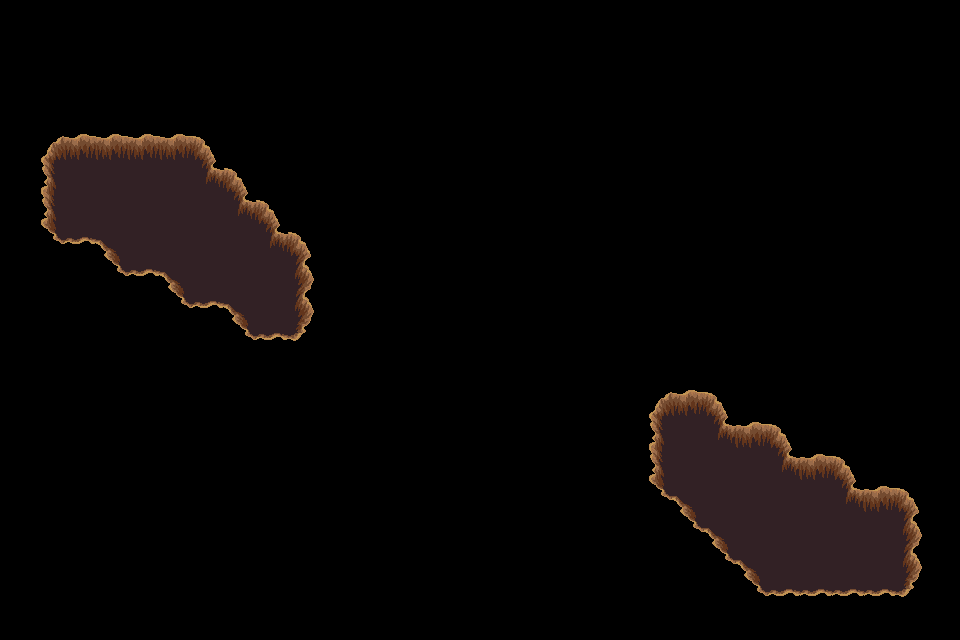

A level layout from a 2D game, rendered from its tile map. Below: a short description, then the map file with its tile-grid data intact:
An orthogonal 30x20 tile map with 32x32 px tiles, 1 tile layer (trou), 2 tilesets.

<map version="1.4" tiledversion="1.4.3" orientation="orthogonal" renderorder="right-down" width="30" height="20" tilewidth="32" tileheight="32" infinite="0" nextlayerid="9" nextobjectid="1">
 <tileset firstgid="1" source="../../dungeon_green.tsx" />
 <tileset firstgid="530" source="../../dungeon.tsx" />
 <layer id="8" name="trou" width="30" height="20">
  <data encoding="csv">
0,0,0,0,0,0,0,0,0,0,0,0,0,0,0,0,0,0,0,0,0,0,0,0,0,0,0,0,0,0,
0,0,0,0,0,0,0,0,0,0,0,0,0,0,0,0,0,0,0,0,0,0,0,0,0,0,0,0,0,0,
0,0,0,0,0,0,0,0,0,0,0,0,0,0,0,0,0,0,0,0,0,0,0,0,0,0,0,0,0,0,
0,0,0,0,0,0,0,0,0,0,0,0,0,0,0,0,0,0,0,0,0,0,0,0,0,0,0,0,0,0,
0,432,433,433,433,433,434,0,0,0,0,0,0,0,0,0,0,0,0,0,0,0,0,0,0,0,0,0,0,0,
0,455,456,456,456,456,410,434,0,0,0,0,0,0,0,0,0,0,0,0,0,0,0,0,0,0,0,0,0,0,
0,455,456,456,456,456,456,410,434,0,0,0,0,0,0,0,0,0,0,0,0,0,0,0,0,0,0,0,0,0,
0,478,479,388,456,456,456,456,410,434,0,0,0,0,0,0,0,0,0,0,0,0,0,0,0,0,0,0,0,0,
0,0,0,478,479,388,456,456,456,457,0,0,0,0,0,0,0,0,0,0,0,0,0,0,0,0,0,0,0,0,
0,0,0,0,0,478,479,388,456,457,0,0,0,0,0,0,0,0,0,0,0,0,0,0,0,0,0,0,0,0,
0,0,0,0,0,0,0,478,479,480,0,0,0,0,0,0,0,0,0,0,0,0,0,0,0,0,0,0,0,0,
0,0,0,0,0,0,0,0,0,0,0,0,0,0,0,0,0,0,0,0,0,0,0,0,0,0,0,0,0,0,
0,0,0,0,0,0,0,0,0,0,0,0,0,0,0,0,0,0,0,0,432,433,434,0,0,0,0,0,0,0,
0,0,0,0,0,0,0,0,0,0,0,0,0,0,0,0,0,0,0,0,455,456,410,433,434,0,0,0,0,0,
0,0,0,0,0,0,0,0,0,0,0,0,0,0,0,0,0,0,0,0,455,456,456,456,410,433,434,0,0,0,
0,0,0,0,0,0,0,0,0,0,0,0,0,0,0,0,0,0,0,0,478,388,456,456,456,456,410,433,434,0,
0,0,0,0,0,0,0,0,0,0,0,0,0,0,0,0,0,0,0,0,0,478,388,456,456,456,456,456,457,0,
0,0,0,0,0,0,0,0,0,0,0,0,0,0,0,0,0,0,0,0,0,0,478,388,456,456,456,456,457,0,
0,0,0,0,0,0,0,0,0,0,0,0,0,0,0,0,0,0,0,0,0,0,0,478,479,479,479,479,480,0,
0,0,0,0,0,0,0,0,0,0,0,0,0,0,0,0,0,0,0,0,0,0,0,0,0,0,0,0,0,0
</data>
 </layer>
</map>
